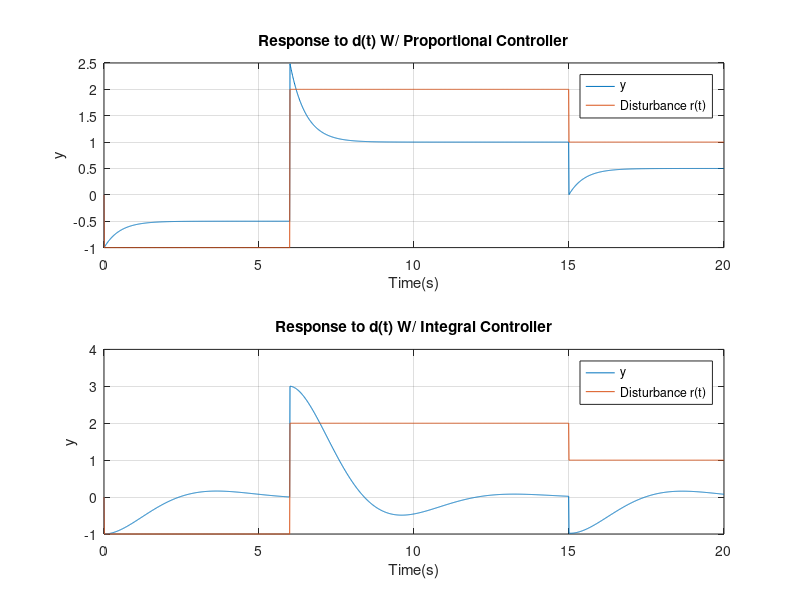

The MATLAB source for this figure:
figure()

t = 0:0.01:20;
d1 = -1*(t>0);
d2 = 3*(t>=6);
d3 = -1*(t>=15);
d = d1+d2+d3;

s = tf('s');
D0 = 1/(1+1/(s+1)); 

subplot(2,1,1)
r1 = lsim(D0,d,t);
plot(t,r1)
hold on 
plot(t,d)
title("Response to d(t) W/ Proportional Controller")
legend('y','Disturbance r(t)', 'location', 'northeast')
xlabel('Time(s)')
ylabel('y')
grid
hold off

subplot(2,1,2)
D0 = 1/(1+1/(s*(s+1))); 
r2 = lsim(D0,d,t);
plot(t,r2);
hold on
plot(t,d)
title("Response to d(t) W/ Integral Controller")
legend('y','Disturbance r(t)', 'location', 'northeast')
xlabel('Time(s)')
ylabel('y')
grid
hold off